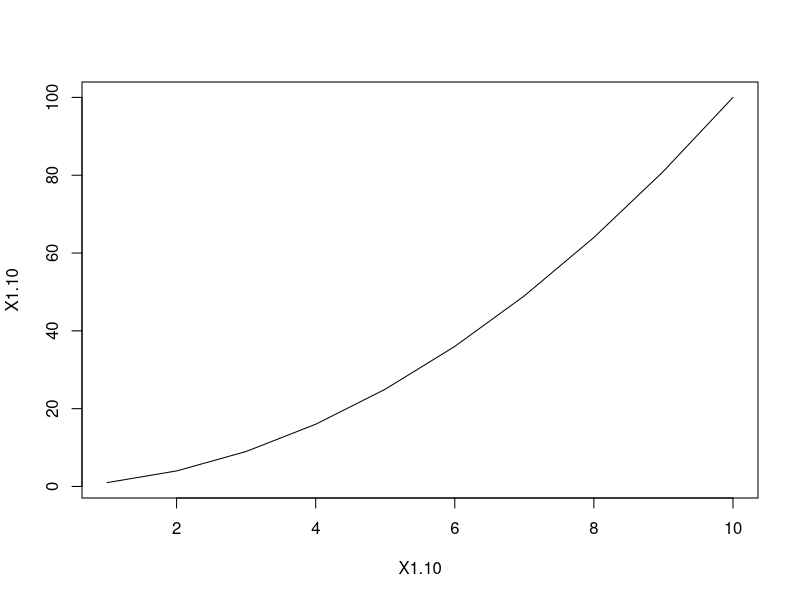
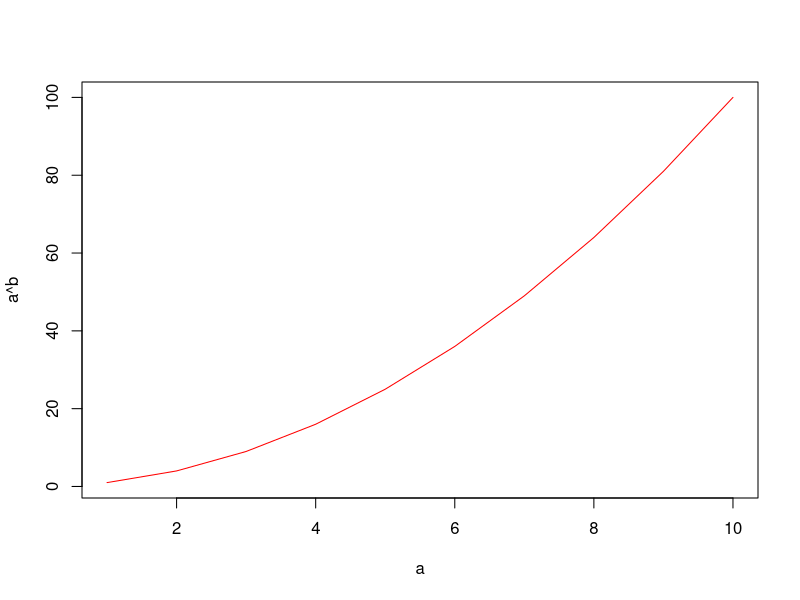
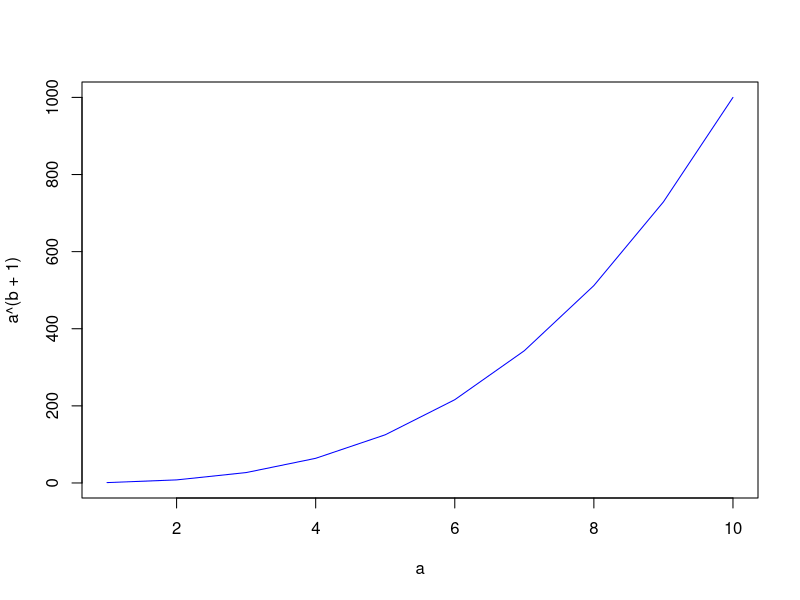

Write the R code that produced these figures, in order.
sumfunc <- function(x,y){
  
  sum <- x+y
  
  return(sum)
}
  
x <- data.frame(1:10)

xkay <- function(x,k){

  xk <- x^k
  datax <- cbind(x,xk)
  
xkgraph <- plot(datax, type ="l")
  
  print(x^(k))
  xkgraph
  
  
}

xkay(x,2)




a <- c(1:10)


ex3 <- function(a,b, cols = c("red","blue")){

  
plot(a,a^b, type = "l", col = cols[1])
  plot(a,a^(b+1), type = "l", col = cols[2])
  
}

ex3(a,2)









#need to see all of graph in assignments (adjust range)


